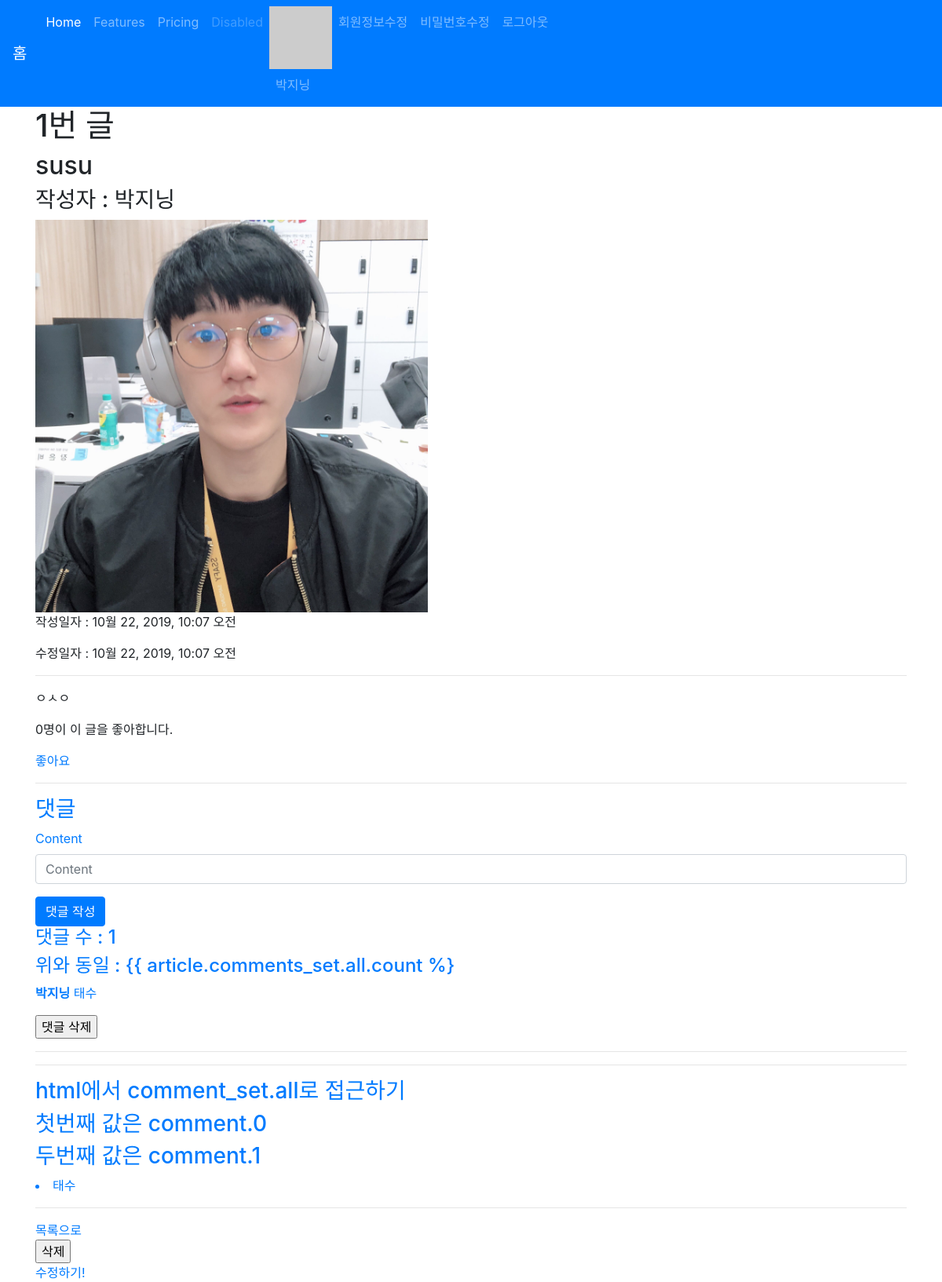
Page /articles/1/ (signed in) on the committed database.
### accounts/models.py (models this page shows)
class User(AbstractUser):
    pass

### articles/models.py (models this page shows, shortened)
class Article(models.Model):
    title = models.CharField(max_length=10)
    content = models.TextField()
    image = models.ImageField(blank=True)
    image_thumbnail = ImageSpecField(
        processors=[ResizeToFill(300, 300)],
        format='JPEG',
        options={'quality': 80}
    )
    created_at = models.DateTimeField(auto_now_add=True)
    updated_at = models.DateTimeField(auto_now=True)
    user = models.ForeignKey(settings.AUTH_USER_MODEL, on_delete=models.CASCADE)
    like_users = models.ManyToManyField(
                                settings.AUTH_USER_MODEL,
                                related_name='like_articles',
                                blank=True
                                )

class Comment(models.Model):
    content = models.CharField(max_length=140)
    created_at = models.DateTimeField(auto_now_add=True)
    article = models.ForeignKey(Article, on_delete=models.CASCADE)
    user = models.ForeignKey(settings.AUTH_USER_MODEL, on_delete=models.CASCADE)

### articles/views.py (the view)
# urls.py: path('<int:article_pk>/', views.detail, name='detail'),
def detail(request, article_pk):
    article = get_object_or_404(Article, pk=article_pk) # 없으면 404 에러, 안해주면 500error가 뜬다.
    comments = article.comment_set.all()
    comment_form = CommentForm()
    context = {
        'article': article,
        'comments': comments,
        'comment_form': comment_form,
        'image': article.image
    }
    return render(request, 'articles/detail.html', context)

### articles/forms.py
class CommentForm(forms.ModelForm):
    class Meta:
        model = Comment
        fields = ('content', ) # 지정 필드만 보여줌

### articles/templatetags/gravatar.py (called while the page is built)
@register.filter
def makehash(email):
    return 'https://www.gravatar.com/avatar/' + hashlib.md5(email.strip().lower().encode('utf-8')).hexdigest()

### articles/templates/articles/detail.html (shortened to what this page needs)
{% extends 'articles/base.html' %}
{% load bootstrap4 %}
{% block body %}
<h1>{{ article.id }}번 글</h1>
<h2>{{ article.title }}</h2>
<h3>작성자 : {{ article.user }}</h3>
{% if image %}
  <img src="{{ image.url }}" alt="{{ image.name }}" width="500">
{% endif %}
<p>작성일자 : {{ article.created_at }}</p>
<p>수정일자 : {{ article.updated_at }}</p>
<hr>
<p>{{ article.content }}</p>
<p>{{ article.like_users.count }}명이 이 글을 좋아합니다.</p>
<a href="{% url 'articles:like' article.pk %}">
  {% if user in article.like_users.all %}
  좋아요취소</a>
  {% else %}
  좋아요
  {% endif %}
<hr>
<h3>댓글</h3>
{% if user.is_authenticated %}
<form action="{% url 'articles:comment_create' article.pk %}" method="POST" class="form">
  {% bootstrap_form comment_form %}
  {% buttons %}
  <button type="submit" class="btn btn-primary">댓글 작성</button>
  {% endbuttons %}
</form>
{% endif %}
<h4>댓글 수 : {{ comments.count }}</h4>
<h4>위와 동일 : {{ article.comments_set.all.count %}</h4>
{% for comment in article.comment_set.all %}
<p><b>{{ comment.user.username }}</b> {{ comment.content }}</p>
{% if comment.user == user %}
<form action="{% url 'articles:comment_delete' comment.pk %}" method="POST" onclick="return confirm('정말로 삭제하시겠습니까?')">
  <input type="submit" value="댓글 삭제">
</form>
{% endif %}
<hr>
{% empty %}
<p>작성된 댓글이 없습니다.</p>
{% endfor %}
<hr>
<h3>html에서 comment_set.all로 접근하기</h3>
<h3>첫번째 값은 comment.0</h3>
<h3>두번째 값은 comment.1</h3>
{% for comment in article.comment_set.all %}
<li>{{ comment.content }}</li>
<hr>
{% endfor %}
<a href="{% url 'articles:index' %}">목록으로</a>
{% if article.user == user %}
<form action="{% url 'articles:delete' article.pk %}" method="POST" onclick="return confirm('정말로 삭제하시겠습니까?')">
  <input type="submit" value="삭제">
</form>
  <a href="{% url 'articles:update' article.pk %}">수정하기!</a>
{% endif %}
{% endblock %}

### articles/templates/articles/base.html (shortened to what this page needs)
{% load static %}
<!DOCTYPE html>
<html lang="en">
<head>
  <link rel="stylesheet" href="{% static 'bootstrap/css/bootstrap.min.css' %}">
</head>
<body>
  <nav class="navbar navbar-expand-lg navbar-dark bg-primary">
    <a class="navbar-brand" href="/articles/">홈</a>
    <div class="collapse navbar-collapse" id="navbarNav">
      <ul class="navbar-nav">
        <li class="nav-item active">
          <a class="nav-link" href="#">Home <span class="sr-only">(current)</span></a>
        </li>
        <li class="nav-item">
          <a class="nav-link" href="#">Features</a>
        </li>
        <li class="nav-item">
          <a class="nav-link" href="#">Pricing</a>
        </li>
        <li class="nav-item">
          <a class="nav-link disabled" href="#" tabindex="-1" aria-disabled="true">Disabled</a>
        </li>
        {% if user.is_authenticated %}
        <li class="nav-item">
          {% load gravatar %}
          <img src="{{ user.email|makehash }}" alt="">
          <a class="nav-link">{{ user.username }}</a>
        </li>
        <li class="nav-item">
          <a class="nav-link" href="{% url 'accounts:update' %}">회원정보수정</a>
        </li>
        <li class="nav-item">
          <a class="nav-link" href="{% url 'accounts:password' %}">비밀번호수정</a>
        </li>
        <li class="nav-item">
          <a class="nav-link" href="{% url 'accounts:logout' %}">로그아웃</a>
        </li>
        {% endif %}
      </ul>
    </div>
  </nav>
  <div class="container">
    {% block body %}
    {% endblock %}
  </div>
</body>
</html>

### rows in the picture
User: username "박지닝"
Article: id "1", title "susu", user "박지닝", created_at "10월 22, 2019, 10:07 오전", updated_at "10월 22, 2019, 10:07 오전", content "ㅇㅅㅇ", like_users.count "0", count "1"
Comment: user.username "박지닝", content "태수"
